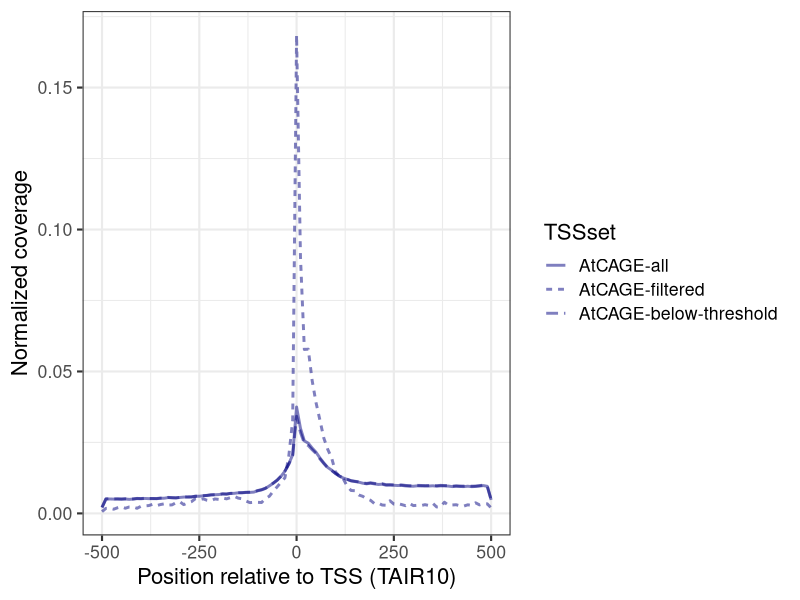
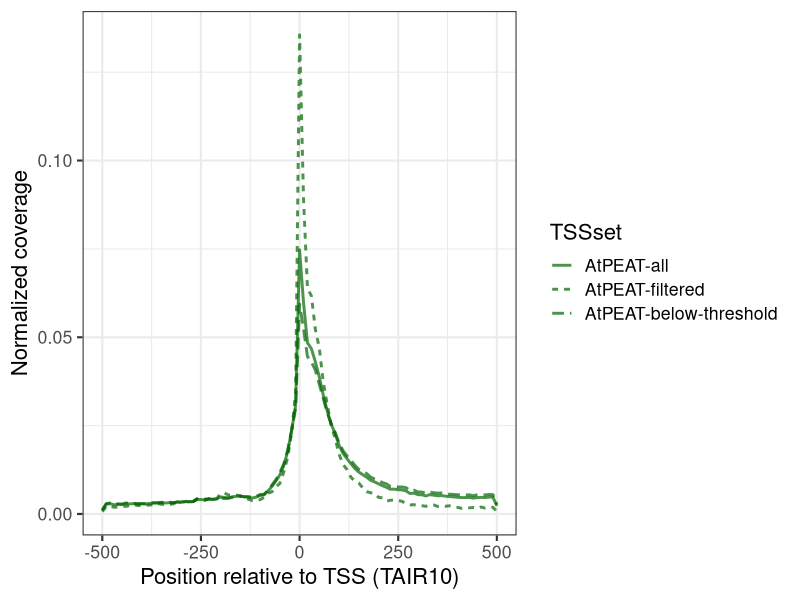
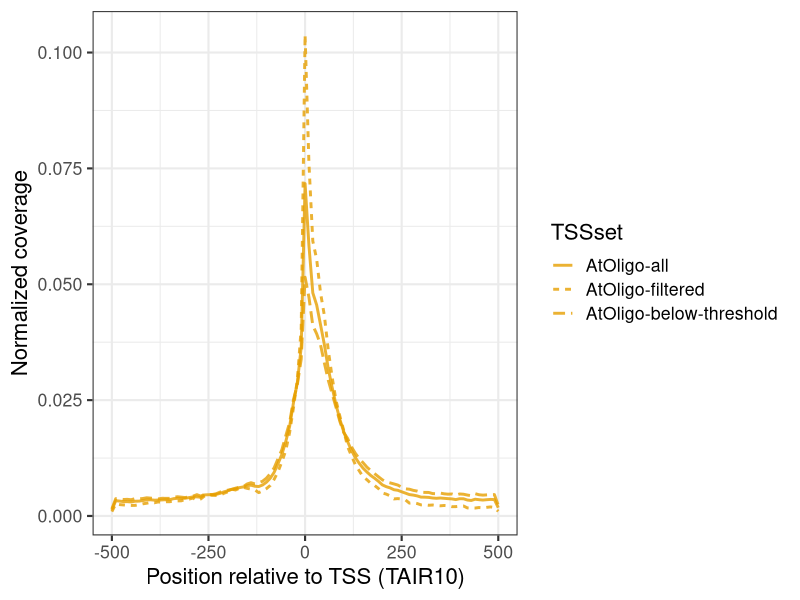
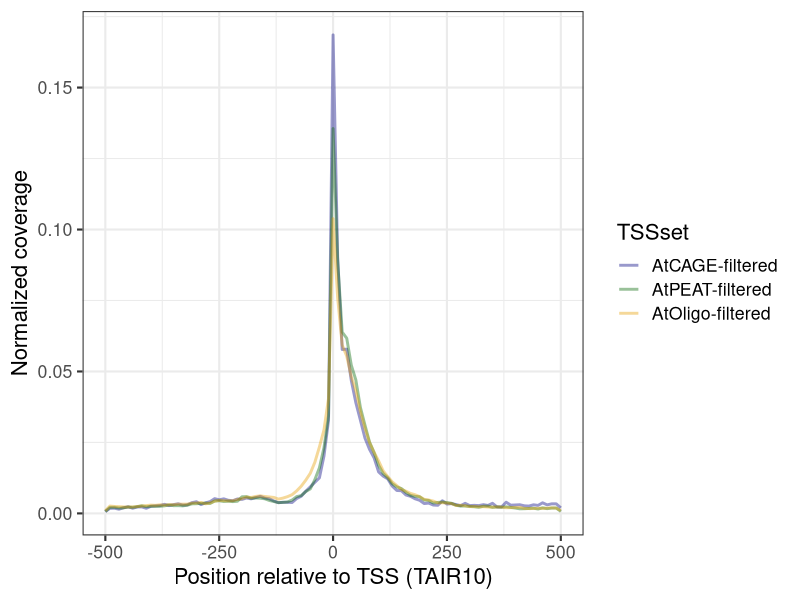
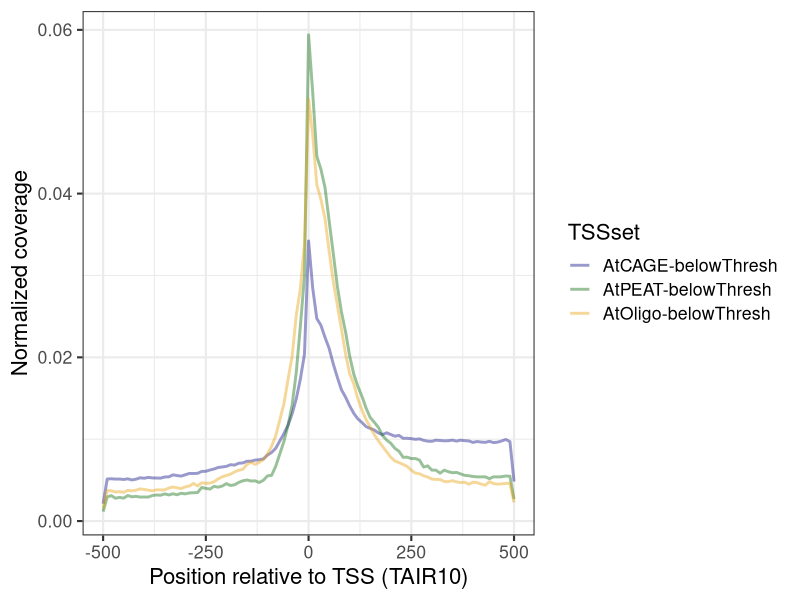
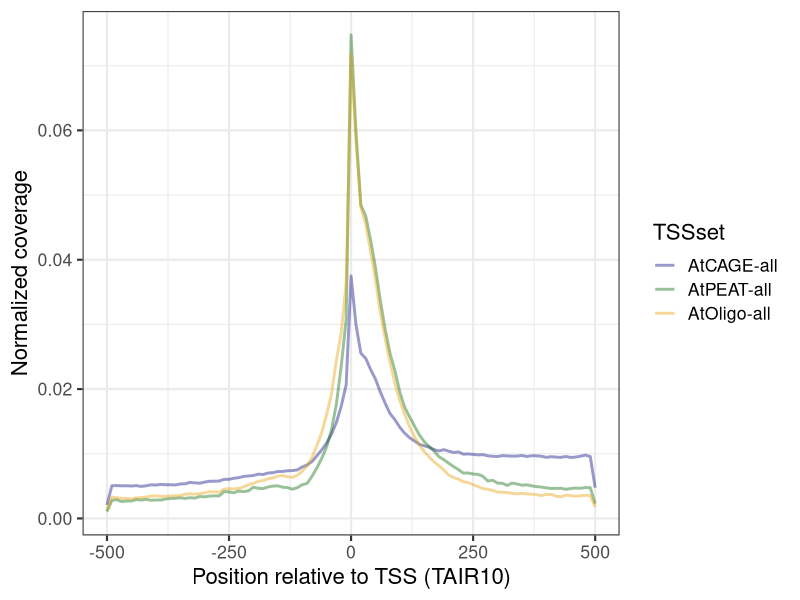
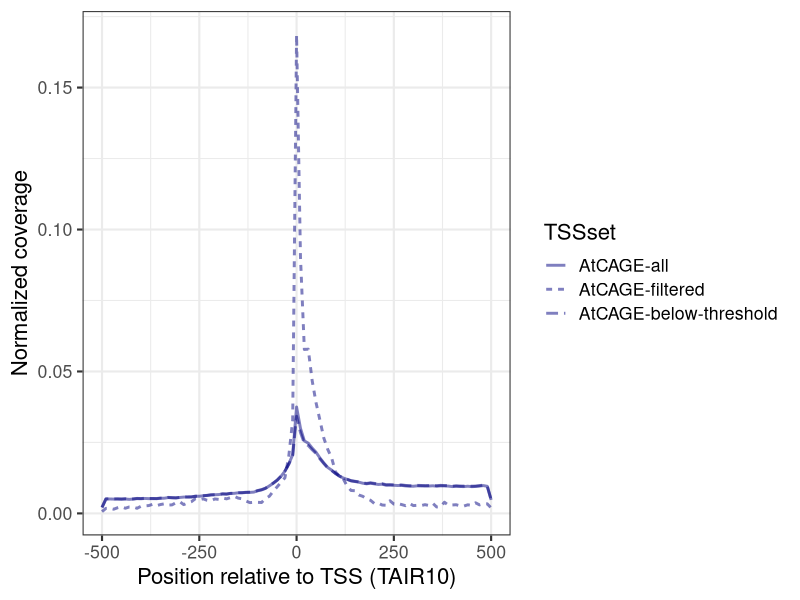
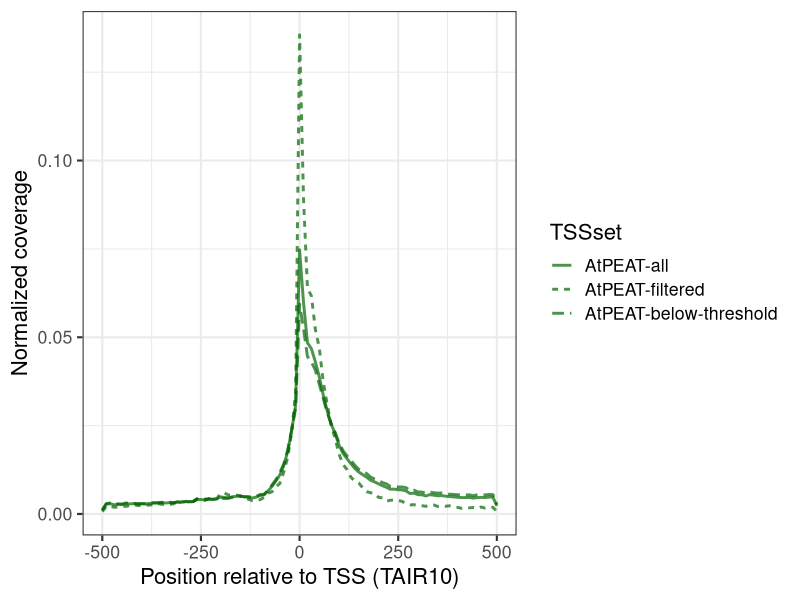

R code for these plots, in order:
setwd("~/Desktop/tsrchitect-figures/dist_datasets")
cat("Loading the libraries\n")

library("reshape2")
library("ggplot2")

##### AtCAGE ########

AtCAGE_coverage <- read.table("AtCAGE_tss_all_dist_norm_1kb.txt", header=FALSE, skip=1)
#head(AtCAGE_coverage)
colnames(AtCAGE_coverage) <- c("position","AtCAGE-all","AtCAGE-filtered","AtCAGE-below-threshold")
AtCAGE_cov <- AtCAGE_coverage[,-1]
AtCAGE_scaled <- as.data.frame(scale(AtCAGE_cov, center=FALSE, scale=colSums(AtCAGE_cov)))
head(AtCAGE_scaled)
AtCAGE_scaled$position  <- AtCAGE_coverage$position
AtCAGE_cov_m <- melt(AtCAGE_scaled, id.vars = "position")
#head(AtCAGE_cov_m)
colnames(AtCAGE_cov_m) <- c("position","TSSset", "coverage")
p <- ggplot(AtCAGE_cov_m, aes(x=position, y=coverage, by=TSSset, linetype=TSSset))
p + geom_line(color="navy", size=1, alpha=0.5) + xlab("Position relative to TSS (TAIR10)") + ylab("Normalized coverage") + theme_bw(base_size = 16)
ggsave("AtCAGE_coverage_v_TSSs.png")

##### AtPEAT ########

AtPEAT_coverage <- read.table("AtPEATtss_all_dist_norm_1kb.txt", header=FALSE, skip=1)
#head(AtPEAT_coverage)
colnames(AtPEAT_coverage) <- c("position","AtPEAT-all","AtPEAT-filtered","AtPEAT-below-threshold")
AtPEAT_cov <- AtPEAT_coverage[,-1]
AtPEAT_scaled <- as.data.frame(scale(AtPEAT_cov, center=FALSE, scale=colSums(AtPEAT_cov)))
#head(AtAtPEAT_scaled)
AtPEAT_scaled$position  <- AtPEAT_coverage$position
AtPEAT_cov_m <- melt(AtPEAT_scaled, id.vars = "position")
#head(AtPEAT_cov_m)
colnames(AtPEAT_cov_m) <- c("position","TSSset", "coverage")
p <- ggplot(AtPEAT_cov_m, aes(x=position, y=coverage, by=TSSset, linetype=TSSset))
p + geom_line(color="darkgreen", size=1, alpha=0.7) + xlab("Position relative to TSS (TAIR10)") + ylab("Normalized coverage") + theme_bw(base_size = 16)
ggsave("AtPEAT_coverage_v_TSSs.png")

#### AtOligo ####

AtOligo_coverage <- read.table("AtOligo_tss_all_dist_norm_1kb.txt", header=FALSE, skip=1)
#head(AtOligo_coverage)
colnames(AtOligo_coverage) <- c("position","AtOligo-all","AtOligo-filtered","AtOligo-below-threshold")
AtOligo_cov <- AtOligo_coverage[,-1]
AtOligo_scaled <- as.data.frame(scale(AtOligo_cov, center=FALSE, scale=colSums(AtOligo_cov)))
#head(AtAtOligo_scaled)
AtOligo_scaled$position  <- AtOligo_coverage$position
AtOligo_cov_m <- melt(AtOligo_scaled, id.vars = "position")
#head(AtOligo_cov_m)
colnames(AtOligo_cov_m) <- c("position","TSSset", "coverage")
p <- ggplot(AtOligo_cov_m, aes(x=position, y=coverage, by=TSSset, linetype=TSSset))
p + geom_line(color="#E69F00", size=1, alpha=0.8) + xlab("Position relative to TSS (TAIR10)") + ylab("Normalized coverage") + theme_bw(base_size = 16) #color is a light orange
ggsave("AtOligo_coverage_v_TSSs.png")

#### All filtered datasets ####

AtTSS_coverage <- read.table("AtTSS_filtered_dist_norm_1kb.txt", header=FALSE, skip=1)
#head(AtTSS_coverage)
colnames(AtTSS_coverage) <- c("position","AtCAGE-filtered","AtPEAT-filtered","AtOligo-filtered")
AtTSS_cov <- AtTSS_coverage[,-1]
AtTSS_scaled <- as.data.frame(scale(AtTSS_cov, center=FALSE, scale=colSums(AtTSS_cov)))
#head(AtAtTSS_scaled)
AtTSS_scaled$position  <- AtTSS_coverage$position
AtTSS_cov_m <- melt(AtTSS_scaled, id.vars = "position")
#head(AtTSS_cov_m)
colnames(AtTSS_cov_m) <- c("position","TSSset", "coverage")
p <- ggplot(AtTSS_cov_m, aes(x=position, y=coverage, by=TSSset, color=TSSset))
p + geom_line(size=1, alpha=0.4) + xlab("Position relative to TSS (TAIR10)") + ylab("Normalized coverage") + theme_bw(base_size = 16) + scale_colour_manual(values=c("navy","darkgreen","#E69F00"))
ggsave("AtTSS_filtered_coverage_v_TSSs.png")

#### All below-threshold datasets ####

AtTSS_coverage <- read.table("AtTSS_belowThresh_dist_norm_1kb.txt", header=FALSE, skip=1)
#head(AtTSS_coverage)
colnames(AtTSS_coverage) <- c("position","AtCAGE-belowThresh","AtPEAT-belowThresh","AtOligo-belowThresh")
AtTSS_cov <- AtTSS_coverage[,-1]
AtTSS_scaled <- as.data.frame(scale(AtTSS_cov, center=FALSE, scale=colSums(AtTSS_cov)))
#head(AtAtTSS_scaled)
AtTSS_scaled$position  <- AtTSS_coverage$position
AtTSS_cov_m <- melt(AtTSS_scaled, id.vars = "position")
#head(AtTSS_cov_m)
colnames(AtTSS_cov_m) <- c("position","TSSset", "coverage")
p <- ggplot(AtTSS_cov_m, aes(x=position, y=coverage, by=TSSset, color=TSSset))
p + geom_line(size=1, alpha=0.4) + xlab("Position relative to TSS (TAIR10)") + ylab("Normalized coverage") + theme_bw(base_size = 16) + scale_colour_manual(values=c("navy","darkgreen","#E69F00"))
ggsave("AtTSS_belowThresh_coverage_v_TSSs.png")

#### All raw-threshold datasets ####

AtTSS_coverage <- read.table("AtTSS_tss_raw_dist_norm_1kb.txt", header=FALSE, skip=1)
#head(AtTSS_coverage)
colnames(AtTSS_coverage) <- c("position","AtCAGE-all","AtPEAT-all","AtOligo-all")
AtTSS_cov <- AtTSS_coverage[,-1]
AtTSS_scaled <- as.data.frame(scale(AtTSS_cov, center=FALSE, scale=colSums(AtTSS_cov)))
#head(AtAtTSS_scaled)
AtTSS_scaled$position  <- AtTSS_coverage$position
AtTSS_cov_m <- melt(AtTSS_scaled, id.vars = "position")
#head(AtTSS_cov_m)
colnames(AtTSS_cov_m) <- c("position","TSSset", "coverage")
p <- ggplot(AtTSS_cov_m, aes(x=position, y=coverage, by=TSSset, color=TSSset))
p + geom_line(size=1, alpha=0.4) + xlab("Position relative to TSS (TAIR10)") + ylab("Normalized coverage") + theme_bw(base_size = 16) + scale_colour_manual(values=c("navy","darkgreen","#E69F00"))
ggsave("AtTSS_all_raw_coverage_v_TSSs.png")
